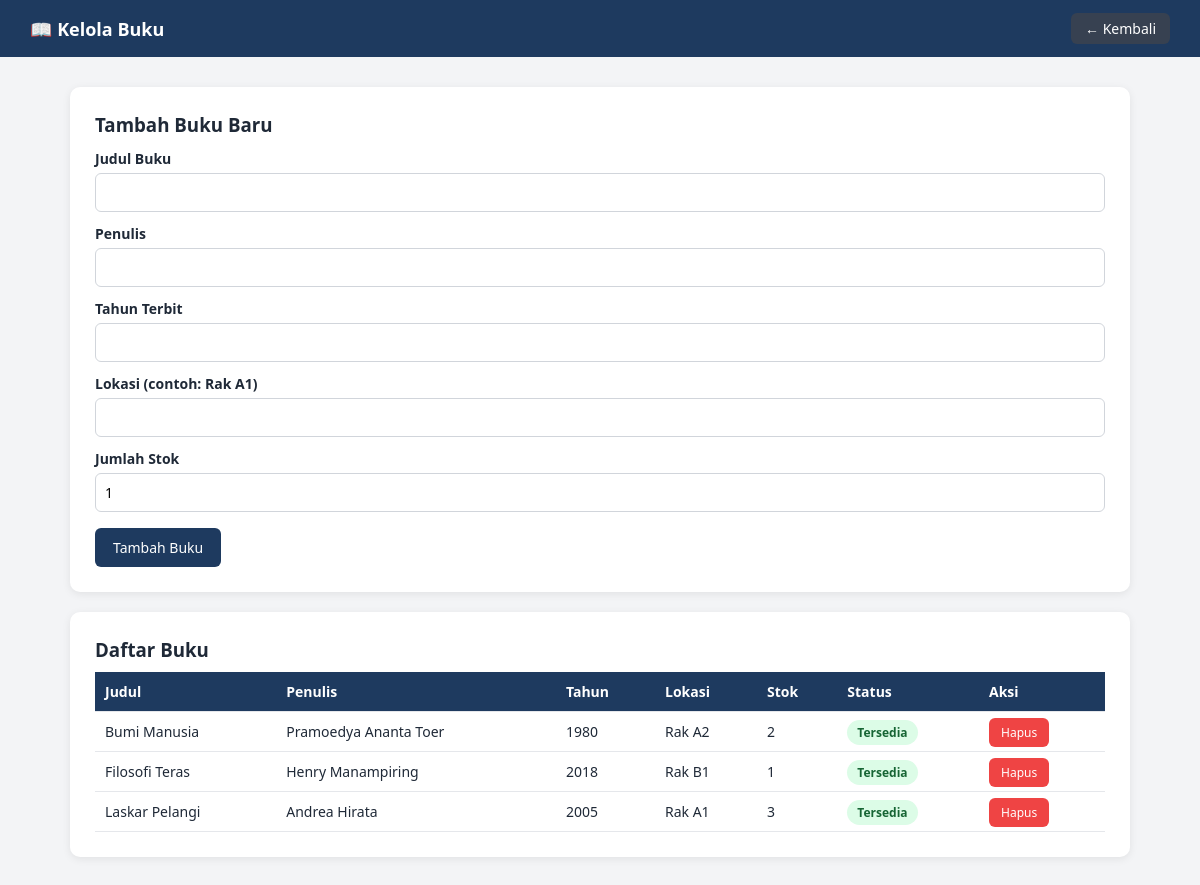
Page /perpustakaan/admin/kelola_buku.php (signed in) on the committed database.
### tables this page shows
CREATE TABLE IF NOT EXISTS buku (
    id INT AUTO_INCREMENT PRIMARY KEY,
    judul VARCHAR(150) NOT NULL,
    penulis VARCHAR(100) NOT NULL,
    tahun_terbit YEAR NOT NULL,
    lokasi VARCHAR(100) NOT NULL,    
    stok INT NOT NULL DEFAULT 1,
    status ENUM('tersedia','dipinjam') NOT NULL DEFAULT 'tersedia',
    created_at TIMESTAMP DEFAULT CURRENT_TIMESTAMP
);

### perpustakaan/admin/kelola_buku.php (the view, shortened to what this page needs)
<?php
require_once '../config/db.php';
$result = mysqli_query($conn, "SELECT * FROM buku ORDER BY judul ASC");
?>
<!DOCTYPE html>
<html lang="id">
<head>
<link rel="stylesheet" href="../assets/style.css">
</head>
<body>
<div class="navbar">
    <h2>📖 Kelola Buku</h2>
    <a href="dashboard.php" style="background:#374151">← Kembali</a>
</div>
<div class="container">
    <div class="card">
        <h3>Tambah Buku Baru</h3>
        <form method="POST">
            <label>Judul Buku</label>
            <input type="text" name="judul" required>
            <label>Penulis</label>
            <input type="text" name="penulis" required>
            <label>Tahun Terbit</label>
            <input type="number" name="tahun_terbit" min="1800" max="2100" required>
            <label>Lokasi (contoh: Rak A1)</label>
            <input type="text" name="lokasi" required>
            <label>Jumlah Stok</label>
            <input type="number" name="stok" min="1" value="1" required>
            <button type="submit" name="tambah">Tambah Buku</button>
        </form>
    </div>
    <div class="card">
        <h3>Daftar Buku</h3>
        <table>
            <tr>
                <th>Judul</th><th>Penulis</th><th>Tahun</th><th>Lokasi</th><th>Stok</th><th>Status</th><th>Aksi</th>
            </tr>
            <?php while ($buku = mysqli_fetch_assoc($result)): ?>
            <tr>
                <td><?= htmlspecialchars($buku['judul']) ?></td>
                <td><?= htmlspecialchars($buku['penulis']) ?></td>
                <td><?= htmlspecialchars($buku['tahun_terbit']) ?></td>
                <td><?= htmlspecialchars($buku['lokasi']) ?></td>
                <td><?= htmlspecialchars($buku['stok']) ?></td>
                <td><span class="badge badge-<?= $buku['status'] ?>"><?= $buku['status'] === 'tersedia' ? 'Tersedia' : 'Dipinjam' ?></span></td>
                <td><a href="?hapus=<?= $buku['id'] ?>" class="btn btn-danger" style="padding:6px 12px;font-size:12px;text-decoration:none;color:#fff;" onclick="return confirm('Yakin hapus buku ini?')">Hapus</a></td>
            </tr>
            <?php endwhile; ?>
        </table>
    </div>
</div>
</body>
</html>

### perpustakaan/assets/style.css (style rules this page uses)
* { box-sizing: border-box; margin: 0; padding: 0; font-family: 'Segoe UI', Arial, sans-serif; }
body { background: #f3f4f6; color: #1f2937; position: relative; min-height: 100vh; padding-bottom: 40px; }
body::before { content: ''; position: fixed; inset: 0; background-image: url('https://images.unsplash.com/photo-1507842217343-583bb7270b66?w=1600'); background-size: cover; background-position: center; background-attachment: fixed; background-repeat: no-repeat; opacity: 0.5; z-index: -1; }
.navbar { background: #1e3a5f; color: #fff; padding: 13px 30px; display: flex; justify-content: space-between; align-items: center; }
.navbar h2 { font-size: 18px; }
.navbar a { color: #fff; text-decoration: none; background: #ef4444; padding: 6px 14px; border-radius: 6px; font-size: 14px; }
.container { max-width: 1100px; margin: 30px auto; padding: 0 20px; }
.card { background: #fff; border-radius: 10px; padding: 25px; box-shadow: 0 2px 8px rgba(0,0,0,0.08); margin-bottom: 20px; }
label { display: block; margin-top: 12px; font-size: 14px; font-weight: 600; }
input, select { width: 100%; padding: 9px; margin-top: 5px; border: 1px solid #d1d5db; border-radius: 6px; font-size: 14px; }
button, .btn { background: #1e3a5f; color: #fff; border: none; padding: 10px 18px; border-radius: 6px; cursor: pointer; font-size: 14px; margin-top: 16px; }
.btn-danger { background: #ef4444; }
table { width: 100%; border-collapse: collapse; margin-top: 10px; }
th, td { padding: 10px; border-bottom: 1px solid #e5e7eb; text-align: left; font-size: 14px; }
th { background: #1e3a5f; color: #fff; }
.badge { padding: 4px 10px; border-radius: 20px; font-size: 12px; font-weight: 600; }
.badge-tersedia { background: #dcfce7; color: #166534; }

### rows in the picture
buku: judul "Bumi Manusia", penulis "Pramoedya Ananta Toer", tahun_terbit "1980", lokasi "Rak A2", stok "2", status "Tersedia"
buku: judul "Filosofi Teras", penulis "Henry Manampiring", tahun_terbit "2018", lokasi "Rak B1", stok "1", status "Tersedia"
buku: judul "Laskar Pelangi", penulis "Andrea Hirata", tahun_terbit "2005", lokasi "Rak A1", stok "3", status "Tersedia"
